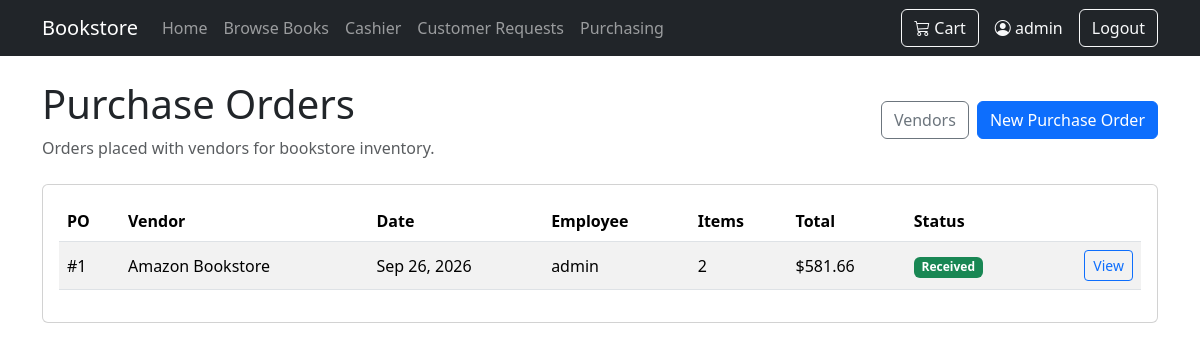
Before: /orders/purchase-orders/ (signed in) with the older database file.
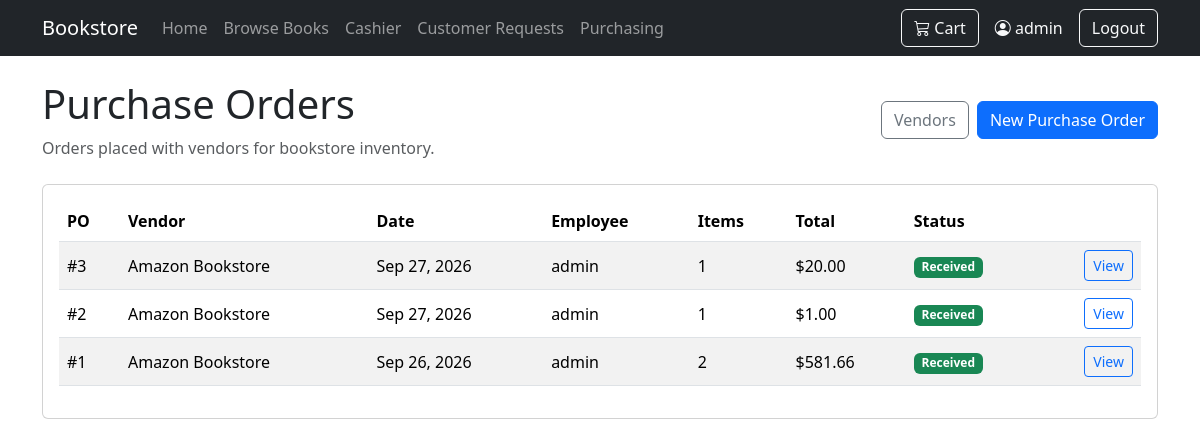
After: the same page with the newer database file.
### orders/models.py (models this page shows, shortened)
class SupplierOrder(models.Model):
    class Status(models.TextChoices):
        ORDERED = "Ordered", "Ordered"
        CANCELLED = "Cancelled", "Cancelled"
        RECEIVED = "Received", "Received"
    supplier = models.ForeignKey(Supplier, on_delete=models.PROTECT)
    user = models.ForeignKey(
        settings.AUTH_USER_MODEL,
        on_delete=models.SET_NULL,
        null=True,
        blank=True,
    )
    order_date = models.DateTimeField(auto_now_add=True)
    total_cost = models.DecimalField(max_digits=10, decimal_places=2, default=0)
    status = models.CharField(
        max_length=20,
        choices=Status.choices,
        default=Status.ORDERED,
    )
    inventory_updated = models.BooleanField(default=False, editable=False)

class Supplier(models.Model):
    name = models.CharField(max_length=200)
    contact_name = models.CharField(max_length=200, blank=True)
    email = models.EmailField(blank=True)
    phone = models.CharField(max_length=30, blank=True)
    address = models.TextField(blank=True)

### orders/views.py (the view)
@login_required
def supplier_order_list(request):
    supplier_orders = (
        SupplierOrder.objects.select_related("supplier", "user")
        .prefetch_related("items__book")
        .order_by("-order_date")
    )
    return render(
        request,
        "orders/supplier_order_list.html",
        {"supplier_orders": supplier_orders},
    )

### cart/context_processors.py (called while the page is built)
def cart_count(request):
    cart = request.session.get("cart", {})
    count = sum(
        int(quantity)
        for quantity in cart.values()
    )
    return {
        "cart_count": count
    }

### orders/templates/orders/supplier_order_list.html (shortened to what this page needs)
{% extends "base.html" %}
{% block content %}
<div class="d-flex justify-content-between align-items-center mb-4">
    <div>
        <h1>Purchase Orders</h1>
        <p class="text-muted mb-0">Orders placed with vendors for bookstore inventory.</p>
    </div>
    <div class="d-flex gap-2">
        <a href="{% url 'orders:supplier_list' %}" class="btn btn-outline-secondary">Vendors</a>
        <a href="{% url 'orders:create_supplier_order' %}" class="btn btn-primary">New Purchase Order</a>
    </div>
</div>
<div class="card">
    <div class="card-body">
        <div class="table-responsive">
            <table class="table table-striped align-middle">
                <thead>
                    <tr>
                        <th>PO</th>
                        <th>Vendor</th>
                        <th>Date</th>
                        <th>Employee</th>
                        <th>Items</th>
                        <th>Total</th>
                        <th>Status</th>
                        <th></th>
                    </tr>
                </thead>
                <tbody>
                    {% for order in supplier_orders %}
                    <tr>
                        <td>#{{ order.id }}</td>
                        <td>{{ order.supplier.name }}</td>
                        <td>{{ order.order_date|date:"M j, Y" }}</td>
                        <td>{{ order.user.username|default:"-" }}</td>
                        <td>{{ order.items.count }}</td>
                        <td>${{ order.total_cost|floatformat:2 }}</td>
                        <td>
                            {% if order.status == "Received" %}
                                <span class="badge bg-success">Received</span>
                            {% elif order.status == "Cancelled" %}
                                <span class="badge bg-danger">Cancelled</span>
                            {% else %}
                                <span class="badge bg-warning text-dark">Ordered</span>
                            {% endif %}
                        </td>
                        <td class="text-end">
                            <a href="{% url 'orders:supplier_order_detail' order.id %}" class="btn btn-sm btn-outline-primary">View</a>
                        </td>
                    </tr>
                    {% empty %}
                    <tr>
                        <td colspan="8" class="text-center text-muted py-4">No purchase orders have been created yet.</td>
                    </tr>
                    {% endfor %}
                </tbody>
            </table>
        </div>
    </div>
</div>
{% endblock %}

Changed rows visible on the page:
added SupplierOrder: id "3", supplier.name "Amazon Bookstore", order_date "Sep 27, 2026", user.username "admin", items.count "1", total_cost "20.00", status "Received"
added SupplierOrder: id "2", supplier.name "Amazon Bookstore", order_date "Sep 27, 2026", user.username "admin", items.count "1", total_cost "1.00", status "Received"
